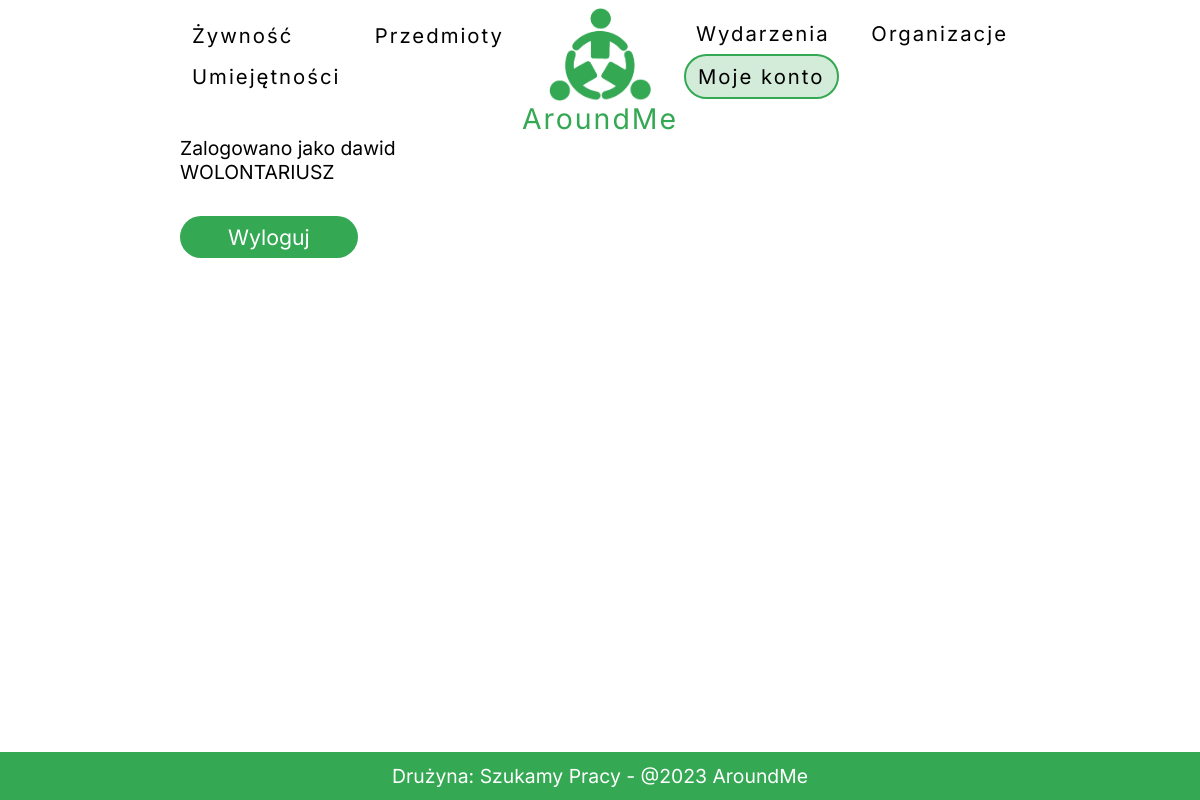
/account/ (signed in), run on an earlier commit of the app's database.
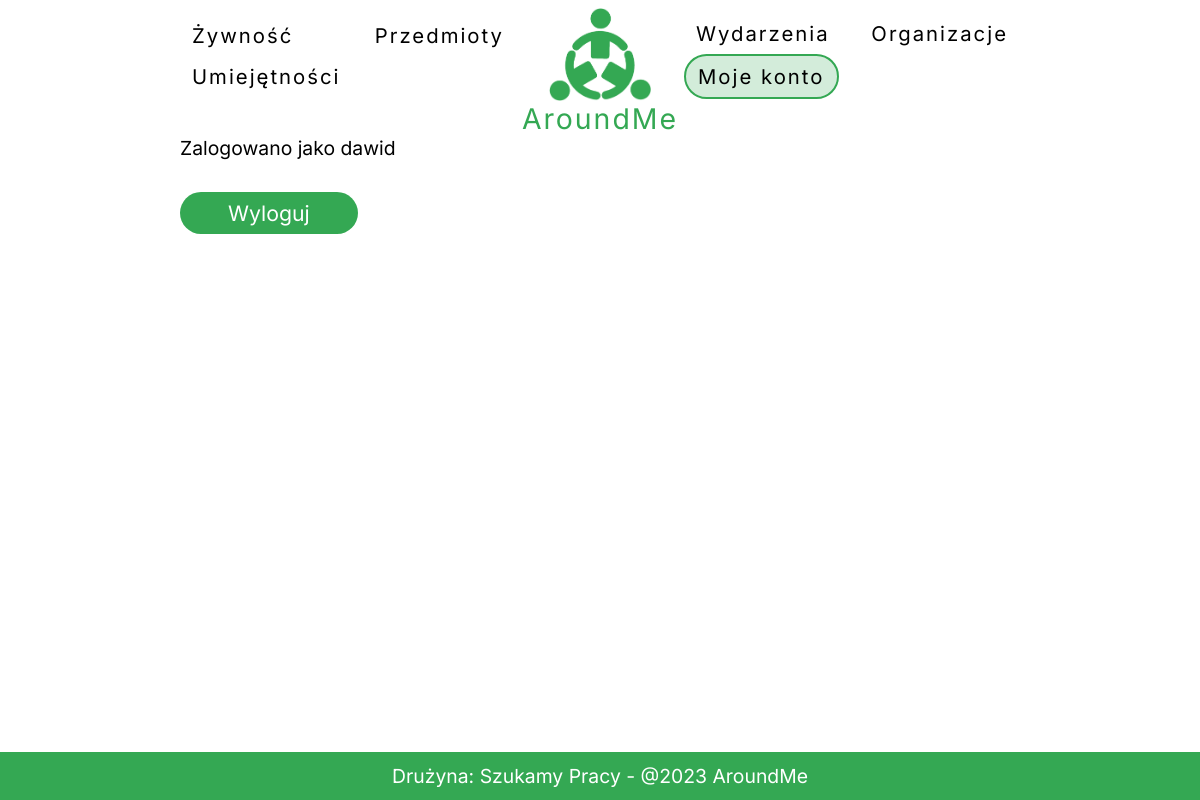
And on a later commit of the database.
### backend/models.py (models this page shows, shortened)
class CustomUser(AbstractUser):
    telefon = models.CharField(max_length=30, blank=True)
    adres_zamieszkania = models.CharField(max_length=50, blank=True)
    email = models.EmailField(unique=True, blank=True)
    data_urodzenia = models.DateField(blank=True, null=True)
    avatar = models.ImageField(upload_to='documents/', blank=True)
    rola = models.CharField(max_length=30, choices=ROLA, blank=True)
    zweryfikowany = models.BooleanField(blank=True, null=True)
    jedzenie = models.ManyToManyField(Jedzenie, blank=True)
    usluga = models.ManyToManyField(Usluga, blank=True)
    przedmiot = models.ManyToManyField(Przedmiot, blank=True)
    organizacja = models.ManyToManyField(Organization, blank=True)

### backend/views.py (the view)
# urls.py: path('account/', account, name='account'),
def account(request):
    template = loader.get_template("frontend/account.html")
    context = {
        "username": request.user.username,
        "rola": request.user.rola,
    }
    return HttpResponse(template.render(context, request))

### frontend/templates/frontend/account.html
{% extends 'frontend/base.html' %}
{% block account %}
active
{% endblock %}
{% block content %}
<div id="share-container">
    <div>Zalogowano jako {{ username }}</div>
    <div>{{ rola }}</div>
    <div class="mt10"><a href="{% url 'logout' %}" class="main_button" >Wyloguj</a></div>
</div>
{% endblock content %}

What changed in the data, as far as the page shows it:
changed CustomUser "dawid": rola "WOLONTARIUSZ" → (not shown)
